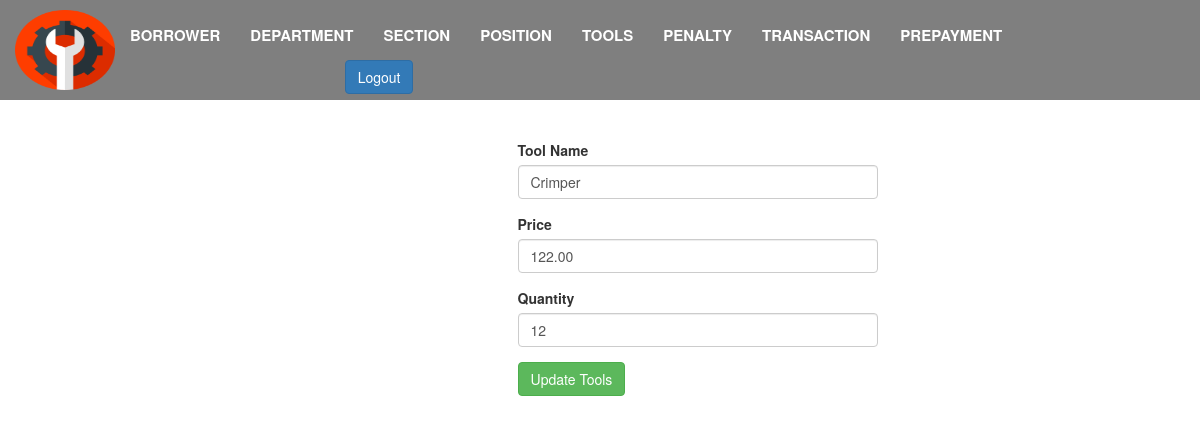
The page /update_tools.php?id=6 on the database as committed earlier.
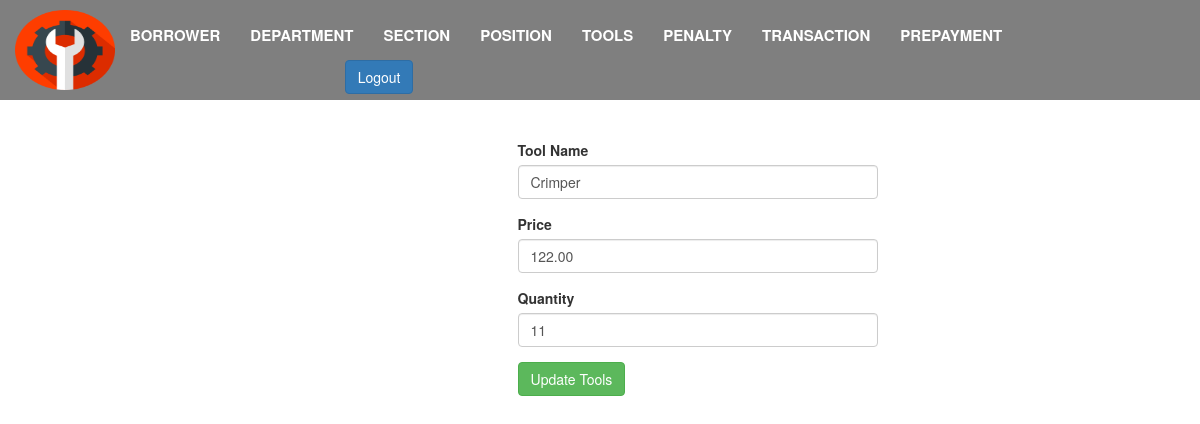
The same page on the database as committed later.
### tables this page shows
CREATE TABLE `tools` (
  `tool_id` int(11) NOT NULL,
  `tool_name` varchar(50) NOT NULL,
  `price` decimal(6,2) NOT NULL,
  `quantity` int(11) NOT NULL
);

### update_tools.php (the view, shortened to what this page needs)
<?php
	include('include/db_connect.php');
	$tool_id = $_GET['id'];
	$get_tools = mysqli_query($conn, "SELECT * FROM `tools` where tool_id = '$tool_id'");
    $row = mysqli_fetch_array($get_tools);
?>
<!DOCTYPE html>
<html lang="en">
<head>
        <link rel="stylesheet" href="bootstrap-3.3.7/css/bootstrap.min.css">
        <link href="bootstrap-3.3.7/css/mystyle.css"  type="text/css" rel="stylesheet">
</head>
<body>
    <div class="background">
    <nav class="container-fluid">
        <div class="navbar-header">
                <img style="float:left;" alt="Tool System " src="bootstrap-3.3.7/images/8.png" width="100" height="80">
        </div>
    <div class="collapse navbar-collapse" id="bs-example-navbar-collapse-1">
        <ul class="nav navbar-nav">
            <li class=""><a href="borrower.php">Borrower <span class="sr-only">&gt;</span></a></li>
            <li class=""><a href="department.php">Department<span class="sr-only">&gt;</span></a></li>
            <li class=""><a href="section.php">Section<span class="sr-only">&gt;</span></a></li>
            <li class=""><a href="position.php">Position<span class="sr-only">&gt;</span></a></li>
            <li class=""><a href="tools.php">Tools<span class="sr-only">&gt;</span></a></li>
            <li class=""><a href="penalty.php">Penalty<span class="sr-only">&gt;</span></a></li>
            <li class=""><a href="transaction.php">Transaction<span class="sr-only">&gt;</span></a></li>
            <li class=""><a href="prepayment.php">Prepayment<span class="sr-only">&gt;</span></a></li>
        </ul>
        <a class="btn btn-primary" href="login.php">Logout</a></button>
    </div>
</nav>
</div>
<br><br><br><br><br><br><br>
		<div class="container-fluid">
			<form action="?id=<?php echo $_GET['id']; ?>" method="post" enctype="multipart/form-data">
			<div style="text-align:center" class="col-sm-3 col-sm-offset-2">
			</div>
			<div class="col-sm-4">
				<div class="form-group">
					<label for="tool-name">Tool Name</label>
					<input type="text" class="form-control text-field" id="tname" value="<?php echo $row[1] ?>" name="tool_name"  autofocus required>
				</div>
				<div class="form-group">
					<label for="price">Price</label>
					<input type="text" class="form-control text-field"id="price" value="<?php echo $row[2] ?>"  name="price" placeholder="₱00.00" autofocus required>
				</div>
				<div class="form-group">
					<label for="quantity">Quantity</label>
					<input type="text" class="form-control text-field"id="quantity" value="<?php echo $row[3] ?>" name="quantity" autofocus required>
				</div>
                 <button type="submit" name="submit" class="btn btn-success btn-block-sm">Update Tools</button>
                </div>
            </div>
</body>

Rows that differ between the two databases and show on the page:
changed tools "Crimper": quantity "12" → "11"
